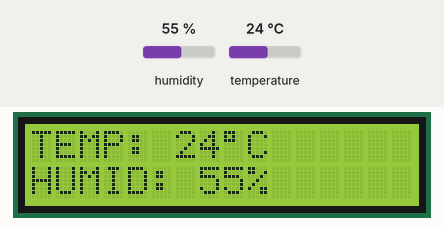
A sketch run on a simulated Arduino Uno, built with avr-gcc and run on an emulated ATmega328P. On the bench: 16×2 character LCD. The inputs (shaded band) are chosen by the test bench; at power-on: temperature 24 °C, humidity 55 %. What the sketch prints to the serial monitor is not drawn.

Above: at 1.2 s.
1.3 s: temperature set to 12 °C
At 4.0 s:
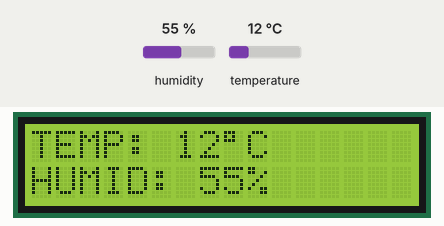
4.7 s: humidity set to 22 %
At 5.7 s:
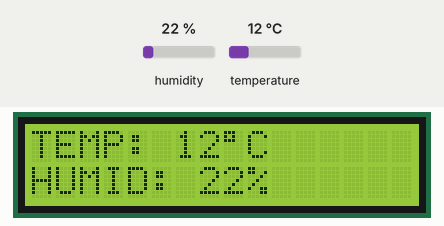
6.7 s: temperature set to 19 °C
At 10.3 s:
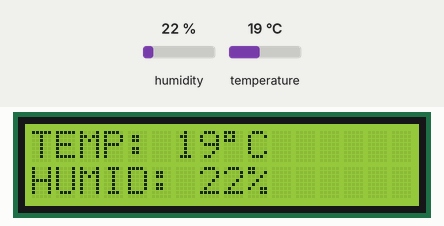
10.8 s: humidity set to 40 %
At 12.0 s:
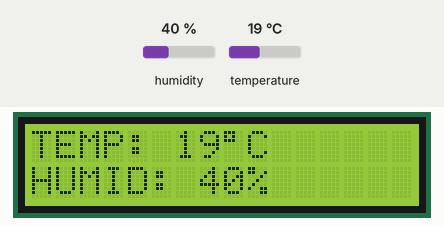
Timing chart, 0 to 13.8 s (numbered marks = the images above; inputs shaded):
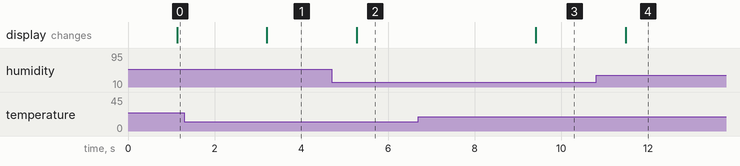

The sketch:

testing-with-lcd-screen-2.ino
```cpp
#include <LCD_I2C.h>
#include <DHT11.h>
LCD_I2C lcd(0x27, 16, 2);
DHT11 dht11(3);

int temp;
int humid;
void setup() {
  // put your setup code here, to run once:
  lcd.begin();
  lcd.backlight();
  Serial.begin(9600);
}

void loop() {
  // put your main code here, to run repeatedly:
  temp = dht11.readTemperature();
  humid = dht11.readHumidity();
  if (temp != DHT11::ERROR_CHECKSUM && temp != DHT11::ERROR_TIMEOUT){
    lcd.clear();
    lcd.setCursor(0, 0);
    lcd.print("TEMP:");
    lcd.setCursor(6, 0);
    lcd.print(temp);
    lcd.print((char)223);
    lcd.print("C");
    lcd.setCursor(0,1);
    lcd.print("HUMID:");
    lcd.setCursor(7,7);
    lcd.print(humid);
    lcd.print("%");
    Serial.print(temp);
    Serial.println("°C");
    delay(1000);
  }

  else{
    lcd.clear();
    lcd.setCursor(0,0);
    lcd.print(DHT11::getErrorString(temp));
    Serial.print(DHT11::getErrorString(temp));
  }
}
```

Measured:
- after the input at 1.3 s, the display: changes after 1.9 s (image 1)
- after the input at 4.7 s, the display: changes after 0.57 s (image 2)
- after the input at 6.7 s, the display: changes after 2.7 s (image 3)
- after the input at 10.8 s, the display: changes after 0.68 s (image 4)
